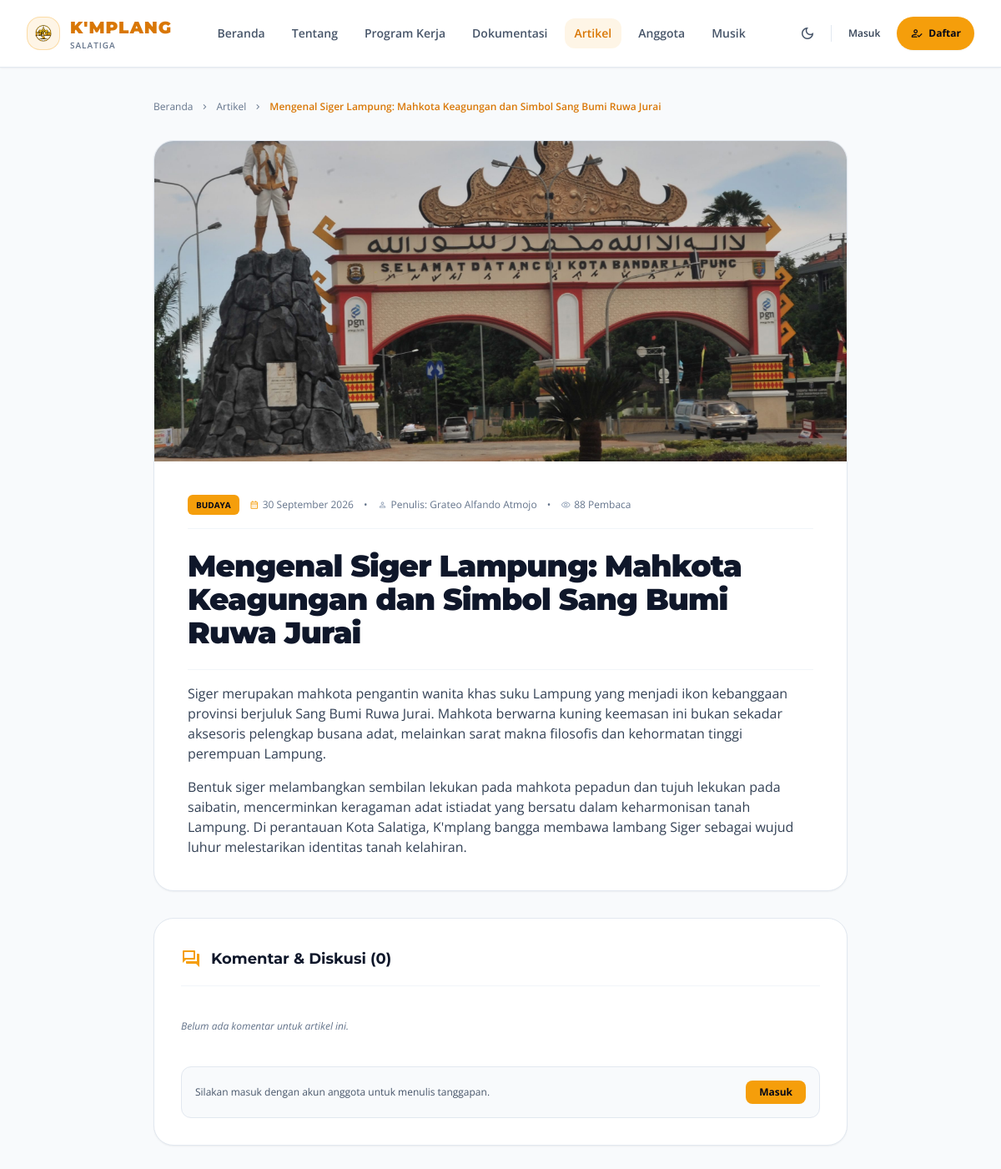
The page /artikel/mengenal-siger-lampung-mahkota-keagungan-dan-simbol-sang-bumi-ruwa-jurai on the database its author committed.
### tables this page shows
CREATE TABLE IF NOT EXISTS `articles` (
    `id` INT AUTO_INCREMENT PRIMARY KEY,
    `judul` VARCHAR(255) NOT NULL,
    `slug` VARCHAR(255) NOT NULL UNIQUE,
    `kategori` VARCHAR(100) NOT NULL DEFAULT 'Berita',
    `konten` LONGTEXT NOT NULL,
    `cover_image` VARCHAR(255) NULL,
    `author_id` INT NULL,
    `status` ENUM('draft', 'published') NOT NULL DEFAULT 'published',
    `view_count` INT NOT NULL DEFAULT 0,
    `created_at` TIMESTAMP DEFAULT CURRENT_TIMESTAMP,
    `updated_at` TIMESTAMP DEFAULT CURRENT_TIMESTAMP ON UPDATE CURRENT_TIMESTAMP,
    INDEX `idx_art_slug` (`slug`),
    INDEX `idx_art_status` (`status`),
    INDEX `idx_art_kategori` (`kategori`),
    CONSTRAINT `fk_articles_author` FOREIGN KEY (`author_id`) REFERENCES `users` (`id`) ON DELETE SET NULL
);

CREATE TABLE IF NOT EXISTS `users` (
    `id` INT AUTO_INCREMENT PRIMARY KEY,
    `nama_lengkap` VARCHAR(150) NOT NULL,
    `nim` VARCHAR(30) NULL,
    `email` VARCHAR(150) NOT NULL UNIQUE,
    `password_hash` VARCHAR(255) NOT NULL,
    `role` ENUM('admin', 'pengurus', 'anggota') NOT NULL DEFAULT 'anggota',
    `asal_daerah` VARCHAR(150) NOT NULL,
    `fakultas` VARCHAR(150) NULL,
    `no_whatsapp_encrypted` TEXT NULL,
    `tanggal_lahir` DATE NULL,
    `motivasi` TEXT NULL,
    `avatar` VARCHAR(255) NULL,
    `status` ENUM('pending', 'active', 'rejected') NOT NULL DEFAULT 'pending',
    `created_at` TIMESTAMP DEFAULT CURRENT_TIMESTAMP,
    `updated_at` TIMESTAMP DEFAULT CURRENT_TIMESTAMP ON UPDATE CURRENT_TIMESTAMP,
    INDEX `idx_role` (`role`),
    INDEX `idx_status` (`status`),
    INDEX `idx_nim` (`nim`)
);

### app/Views/articles/detail.php (the view, shortened to what the rows shown need)
<?php
$csrfToken = Security::generateCsrfToken();
$article = $article ?? [];
$comments = $comments ?? [];
?>
<div class="py-10 bg-slate-50 dark:bg-slate-950 transition-colors duration-200 min-h-screen">
    <div class="max-w-4xl mx-auto px-4 sm:px-6 lg:px-8 space-y-8">
        <nav class="flex items-center gap-2 text-xs text-slate-500 dark:text-slate-400">
            <a href="<?= App::baseUrl('/') ?>" class="hover:text-amber-600 dark:hover:text-amber-400">Beranda</a>
            <span class="material-symbols-outlined text-xs">chevron_right</span>
            <a href="<?= App::baseUrl('/artikel') ?>" class="hover:text-amber-600 dark:hover:text-amber-400">Artikel</a>
            <span class="material-symbols-outlined text-xs">chevron_right</span>
            <span class="text-amber-600 dark:text-amber-400 font-semibold truncate"><?= e($article['judul']) ?></span>
        </nav>
        <article class="bg-white dark:bg-slate-900 border border-slate-200 dark:border-slate-800 rounded-3xl overflow-hidden shadow-sm dark:shadow-xl">
            <?php if (!empty($article['cover_image'])): ?>
                <div class="h-72 sm:h-96 w-full overflow-hidden bg-slate-100 dark:bg-slate-950">
                    <img src="<?= App::mediaUrl($article['cover_image'], 'articles') ?>" alt="<?= e($article['judul']) ?>" class="w-full h-full object-cover">
                </div>
            <?php endif; ?>
            <div class="p-6 sm:p-10 space-y-6">
                <div class="flex flex-wrap items-center gap-3 text-xs text-slate-500 dark:text-slate-400 pb-4 border-b border-slate-100 dark:border-slate-800">
                    <span class="px-2.5 py-1 rounded-md text-[10px] font-bold uppercase bg-amber-500 text-slate-950">
                        <?= e($article['kategori']) ?>
                    </span>
                    <span class="flex items-center gap-1">
                        <span class="material-symbols-outlined text-xs text-amber-500">calendar_month</span>
                        <?= Formatter::tanggalIndo($article['created_at']) ?>
                    </span>
                    <span>&bull;</span>
                    <span class="flex items-center gap-1">
                        <span class="material-symbols-outlined text-xs text-slate-400">person</span>
                        Penulis: <?= e($article['author_name'] ?? 'Pengurus K\'mplang') ?>
                    </span>
                    <span>&bull;</span>
                    <span class="flex items-center gap-1">
                        <span class="material-symbols-outlined text-xs text-slate-400">visibility</span>
                        <?= $article['view_count'] ?> Pembaca
                    </span>
                </div>
                <h1 class="text-2xl sm:text-4xl font-black text-slate-900 dark:text-white font-montserrat tracking-tight leading-snug">
                    <?= e($article['judul']) ?>
                </h1>
                <div class="text-sm sm:text-base text-slate-700 dark:text-slate-300 leading-relaxed space-y-4 pt-4 border-t border-slate-100 dark:border-slate-800">
                    <?= $article['konten'] ?>
                </div>
            </div>
        </article>
        <div class="bg-white dark:bg-slate-900 border border-slate-200 dark:border-slate-800 rounded-3xl p-6 sm:p-8 space-y-6 shadow-sm dark:shadow-xl">
            <div class="flex items-center gap-3 border-b border-slate-100 dark:border-slate-800 pb-4">
                <span class="material-symbols-outlined text-amber-500 text-2xl">forum</span>
                <h3 class="text-lg font-bold text-slate-900 dark:text-white font-montserrat">Komentar &amp; Diskusi (<?= count($comments) ?>)</h3>
            </div>
            <div class="space-y-4">
                <?php if (empty($comments)): ?>
                    <p class="text-xs text-slate-500 italic py-4">Belum ada komentar untuk artikel ini.</p>
                <?php endif; ?>
            </div>
            <?php if (!empty($currentUser)): ?>
                <form action="<?= App::baseUrl('/komentar') ?>" method="POST" class="pt-4 border-t border-slate-100 dark:border-slate-800 space-y-3">
                    <input type="hidden" name="_csrf_token" value="<?= $csrfToken ?>">
                    <input type="hidden" name="post_type" value="article">
                    <input type="hidden" name="post_id" value="<?= $article['id'] ?>">
                    <input type="hidden" name="redirect_url" value="/artikel/<?= $article['slug'] ?>">
                    <label class="block text-xs font-semibold text-slate-700 dark:text-slate-300">Tulis Tanggapan Anda:</label>
                    <textarea name="content" rows="3" required placeholder="Tuliskan pendapat atau masukan Anda..." class="w-full bg-slate-50 dark:bg-slate-950 border border-slate-300 dark:border-slate-800 rounded-xl p-3 text-xs text-slate-800 dark:text-slate-200 focus:outline-none focus:border-amber-500 focus:bg-white dark:focus:bg-slate-950 transition-colors"></textarea>
                    <div class="flex justify-end">
                        <button type="submit" class="inline-flex items-center gap-2 px-5 py-2.5 rounded-xl text-xs font-bold bg-amber-500 hover:bg-amber-400 text-slate-950 shadow-sm transition-all">
                            <span class="material-symbols-outlined text-sm">send</span>
                            Kirim Komentar
                        </button>
                    </div>
                </form>
            <?php else: ?>
                <div class="p-4 rounded-xl bg-slate-50 dark:bg-slate-950 border border-slate-200 dark:border-slate-800 flex items-center justify-between text-xs text-slate-600 dark:text-slate-400">
                    <span>Silakan masuk dengan akun anggota untuk menulis tanggapan.</span>
                    <a href="<?= App::baseUrl('/login') ?>" class="px-4 py-1.5 rounded-lg bg-amber-500 hover:bg-amber-400 text-slate-950 font-bold transition-all">
                        Masuk
                    </a>
                </div>
            <?php endif; ?>
        </div>
    </div>
</div>

### app/Core/Router.php (shortened to what the rows shown need)
<?php
class Router
{
    private array $routes = [];
    private function addRoute(string $method, string $path, array|callable $handler, array $middlewares): void
    {
        $pattern = preg_replace('/\{([a-zA-Z0-9_]+)\}/', '(?P<$1>[^/]+)', trim($path, '/'));
        $regex = '#^' . ($pattern === '' ? '' : $pattern) . '$#';
        $this->routes[] = [
            'method'      => $method,
            'path'        => trim($path, '/'),
            'regex'       => $regex,
            'handler'     => $handler,
            'middlewares' => $middlewares
        ];
    }
    public function dispatch(): void
    {
        $rawUri = parse_url($_SERVER['REQUEST_URI'] ?? '/', PHP_URL_PATH);
        $uri = trim(rawurldecode($rawUri), '/');
        foreach ($this->routes as $route) {
            if (preg_match($route['regex'], $uri, $matches)) {
                $params = [];
                foreach ($matches as $key => $val) {
                    if (is_string($key)) {
                        $params[$key] = $val;
                    }
                }
                $handler = $route['handler'];
                if (is_array($handler)) {
                    [$controllerClass, $method] = $handler;
                    $controller = new $controllerClass();
                    call_user_func_array([$controller, $method], array_values($params));
                    return;
                }
            }
        }
    }
}

### rows shown on the page
articles: judul "Mengenal Siger Lampung: Mahkota Keagungan dan Simbol Sang Bumi Ruwa Jurai", cover_image (picture), kategori "BUDAYA", created_at "30 September 2026", author.nama_lengkap "Grateo Alfando Atmojo", view_count "88", konten "Siger merupakan mahkota pengantin wanita khas suku Lampung yang menjadi ikon kebanggaan provinsi berjuluk Sang Bumi Ruwa Jurai. Mahkota berwarna kuning keemasan ini bukan sekadar aksesoris pelengkap busana adat, melainkan sarat makna filosofis dan kehormatan tinggi perempuan Lampung. Bentuk siger melambangkan sembilan lekukan pada mahkota pepadun dan tujuh lekukan pada saibatin, mencerminkan keragaman adat istiadat yang bersatu dalam keharmonisan tanah Lampung. Di perantauan Kota Salatiga, K'mplang bangga membawa lambang Siger sebagai wujud luhur melestarikan identitas tanah kelahiran."

### other values the page prints
count($comments) "0"
